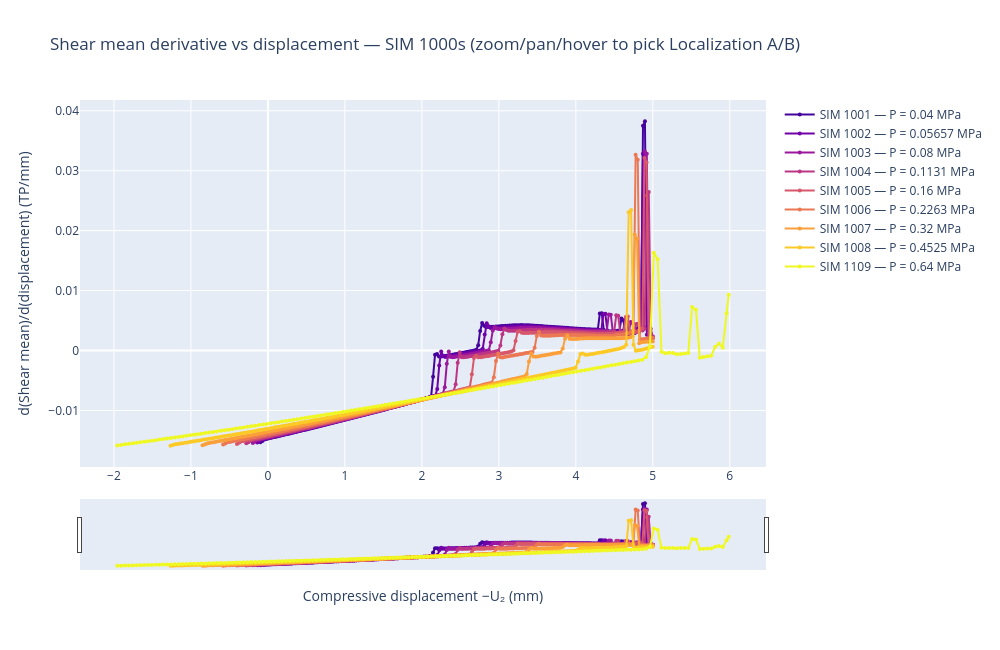

Write notebook code for a chart like this one.
### Markdown cell above
## Plot 3b — d(Shear mean)/d(displacement) vs displacement

### Code cell
import plotly.graph_objects as go

fig = go.Figure()
cmap = plt.get_cmap('plasma', len(SIMS))

for idx, sim in enumerate(SIMS):
    a2   = load_pkl(os.path.join(RESULTS_DIR, f'DATA_PICK_{sim}_A2.pkl'))
    tp2l = load_pkl(os.path.join(RESULTS_DIR, f'DATA_PICK_{sim}_TP2_L.pkl'))
    if a2 is None or tp2l is None:
        del a2, tp2l
        continue
    displ      = -np.array(a2['U2']['PERN-9999997'])
    shear_mean = np.array(tp2l['shear_mean'])
    del a2, tp2l

    dshear_dd = np.gradient(shear_mean, displ)
    r, g, b, _ = cmap(idx)
    color = f'rgb({int(r*255)},{int(g*255)},{int(b*255)})'

    fig.add_trace(go.Scatter(
        x=displ, y=dshear_dd, mode='lines+markers',
        marker=dict(size=4), line=dict(color=color),
        name=f'SIM {sim} — P = {PRESSURES[sim]:.4g} MPa',
        hovertemplate='SIM %{text}<br>displ = %{x:.4f} mm<br>d(shear)/d(displ) = %{y:.5f}<extra></extra>',
        text=[str(sim)] * len(displ),
    ))

fig.update_layout(
    title='Shear mean derivative vs displacement — SIM 1000s (zoom/pan/hover to pick Localization A/B)',
    xaxis_title='Compressive displacement −U₂ (mm)',
    yaxis_title='d(Shear mean)/d(displacement) (TP/mm)',
    width=1000, height=650,
    hovermode='closest',
)
fig.update_xaxes(rangeslider_visible=True)
fig.show()

### Figure 1 — Plotly figure (JSON) as saved in the notebook; plotly's stock layout.template omitted (floating-point values rounded to 4 significant figures; data arrays with more than 128 entries replaced by an {"elided": "..."} marker saying what was removed)
{"data": [{"hovertemplate": "SIM %{text}<br>displ = %{x:.4f} mm<br>d(shear)/d(displ) = %{y:.5f}<extra></extra>", "line": {"color": "rgb(69,3,158)"}, "marker": {"size": 4}, "mode": "lines+markers", "name": "SIM 1001 — P = 0.04 MPa", "text": {"elided": "201 str values"}, "type": "scatter", "x": {"elided": "201 float values"}, "y": {"elided": "201 float values"}}, {"hovertemplate": "SIM %{text}<br>displ = %{x:.4f} mm<br>d(shear)/d(displ) = %{y:.5f}<extra></extra>", "line": {"color": "rgb(114,0,168)"}, "marker": {"size": 4}, "mode": "lines+markers", "name": "SIM 1002 — P = 0.05657 MPa", "text": {"elided": "201 str values"}, "type": "scatter", "x": {"elided": "201 float values"}, "y": {"elided": "201 float values"}}, {"hovertemplate": "SIM %{text}<br>displ = %{x:.4f} mm<br>d(shear)/d(displ) = %{y:.5f}<extra></extra>", "line": {"color": "rgb(155,23,158)"}, "marker": {"size": 4}, "mode": "lines+markers", "name": "SIM 1003 — P = 0.08 MPa", "text": {"elided": "201 str values"}, "type": "scatter", "x": {"elided": "201 float values"}, "y": {"elided": "201 float values"}}, {"hovertemplate": "SIM %{text}<br>displ = %{x:.4f} mm<br>d(shear)/d(displ) = %{y:.5f}<extra></extra>", "line": {"color": "rgb(188,54,133)"}, "marker": {"size": 4}, "mode": "lines+markers", "name": "SIM 1004 — P = 0.1131 MPa", "text": {"elided": "201 str values"}, "type": "scatter", "x": {"elided": "201 float values"}, "y": {"elided": "201 float values"}}, {"hovertemplate": "SIM %{text}<br>displ = %{x:.4f} mm<br>d(shear)/d(displ) = %{y:.5f}<extra></extra>", "line": {"color": "rgb(215,87,107)"}, "marker": {"size": 4}, "mode": "lines+markers", "name": "SIM 1005 — P = 0.16 MPa", "text": {"elided": "201 str values"}, "type": "scatter", "x": {"elided": "201 float values"}, "y": {"elided": "201 float values"}}, {"hovertemplate": "SIM %{text}<br>displ = %{x:.4f} mm<br>d(shear)/d(displ) = %{y:.5f}<extra></extra>", "line": {"color": "rgb(236,120,83)"}, "marker": {"size": 4}, "mode": "lines+markers", "name": "SIM 1006 — P = 0.2263 MPa", "text": {"elided": "201 str values"}, "type": "scatter", "x": {"elided": "201 float values"}, "y": {"elided": "201 float values"}}, {"hovertemplate": "SIM %{text}<br>displ = %{x:.4f} mm<br>d(shear)/d(displ) = %{y:.5f}<extra></extra>", "line": {"color": "rgb(250,159,58)"}, "marker": {"size": 4}, "mode": "lines+markers", "name": "SIM 1007 — P = 0.32 MPa", "text": {"elided": "201 str values"}, "type": "scatter", "x": {"elided": "201 float values"}, "y": {"elided": "201 float values"}}, {"hovertemplate": "SIM %{text}<br>displ = %{x:.4f} mm<br>d(shear)/d(displ) = %{y:.5f}<extra></extra>", "line": {"color": "rgb(252,201,38)"}, "marker": {"size": 4}, "mode": "lines+markers", "name": "SIM 1008 — P = 0.4525 MPa", "text": {"elided": "201 str values"}, "type": "scatter", "x": {"elided": "201 float values"}, "y": {"elided": "201 float values"}}, {"hovertemplate": "SIM %{text}<br>displ = %{x:.4f} mm<br>d(shear)/d(displ) = %{y:.5f}<extra></extra>", "line": {"color": "rgb(239,248,33)"}, "marker": {"size": 4}, "mode": "lines+markers", "name": "SIM 1109 — P = 0.64 MPa", "text": {"elided": "161 str values"}, "type": "scatter", "x": {"elided": "161 float values"}, "y": {"elided": "161 float values"}}], "layout": {"height": 650, "hovermode": "closest", "title": {"text": "Shear mean derivative vs displacement — SIM 1000s (zoom/pan/hover to pick Localization A/B)"}, "width": 1000, "xaxis": {"rangeslider": {"visible": true}, "title": {"text": "Compressive displacement −U₂ (mm)"}}, "yaxis": {"title": {"text": "d(Shear mean)/d(displacement) (TP/mm)"}}}}
